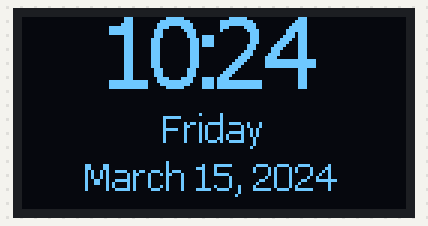
Recording of a sketch running on a simulated Seeed XIAO (SAMD21). Shown: 128×64 one-colour display. The local clock reads 2024-03-15 10:24:30 at power-on unless the sketch sets it.

Above: at 4.2 s.
At 63.2 s:
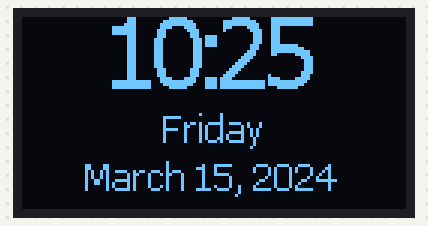
At 122.3 s:
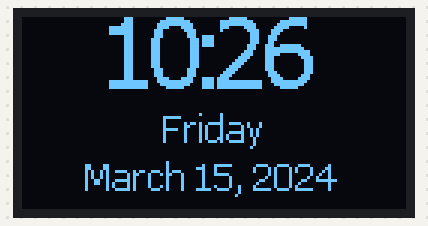

Measured:
- what the display in image 0 shows lasts 59.1 s, from 4.1 s to 63.2 s

The sketch:

i2c_clock.ino
```cpp
// (licence header left out)
// SPDX-License-Identifier: 0BSD
```

main.cpp
```cpp
/* i2c_clock

  Digital clock using
    1. Seeeduino XIAO
    2. 0.96" OLED display
    3. DS3231 real time clock (RTC)

  Communication between the microcontroller and the other two devices
  is via the I²C bus.

  Two extra libraries are used for each device.
    1. SSD1306Ascii library by Bill Greiman (greiman) @https://github.com/greiman/SSD1306Ascii
    2. RTC by Michael C. Miller (Makuna) @https://github.com/Makuna/Rtc

  The directory ./src contains cut-down versions of these libraries which will make it
  possible to compile and run the program without installing the libraries. Please use
  the full libraries in other projects.
*/

#include <Arduino.h>
#include <Wire.h>

// private libraries
#include "src/RTC/src/RtcDS3231.h"
#include "src/SSD1306Ascii/src/SSD1306Ascii.h"
#include "src/SSD1306Ascii/src/SSD1306AsciiWire.h"

// -- OLED params --

// set to true if the I2C pins are above the display area
// set to false if the I2C pins are below the display area
#define PINS_AT_TOP false

// 0X3C+SA0 - 0x3C or 0x3D
#define I2C_ADDRESS 0x3C

// Define proper RST_PIN if required.
#define RST_PIN -1


// -- Time params --

const char* dow[] = {
  "Sunday", "Monday", "Tuesday", "Wednesday", "Thursday", "Friday", "Saturday"
};

const char* month[] = {
  "", "January", "February", "March", "April", "May", "June", "July",
  "August", "September", "October", "November", "December"
};

#define TIME_STR "%02d:%02d", now.Hour(), now.Minute()
#define DATE_STR "%s %d, %d", month[now.Month()], now.Day(), now.Year()


RtcDS3231<TwoWire> rtc(Wire);

SSD1306AsciiWire oled;

void setup() {
  delay(4000);
  // nothing written to serial monitor, start right away!

  Wire.begin();
  Wire.setClock(400000L);

  RtcDateTime compiled = RtcDateTime(__DATE__, __TIME__);

  if (!rtc.GetIsRunning()) rtc.SetIsRunning(true);

  if (rtc.GetDateTime() < compiled) rtc.SetDateTime(compiled);

  // never assume the rtc was last configured by you, so
  // just clear them to your needed state
  rtc.Enable32kHzPin(false);
  rtc.SetSquareWavePin(DS3231SquareWavePin_ModeNone);

#if RST_PIN >= 0
  oled.begin(&Adafruit128x64, I2C_ADDRESS, RST_PIN);
#else
  oled.begin(&Adafruit128x64, I2C_ADDRESS);
#endif

 #if (PINS_AT_TOP != true)
  oled.displayRemap(true);
#endif
}

// center the given string in the display
void center(char* str) {
  oled.setCol( (oled.displayWidth() - oled.strWidth(str))/2 );
  oled.print(str);
}

// redraw the screen once a minute, when its value changes
int prevminute = -1;

void loop () {
  // communicate with RTC over I²C
  RtcDateTime now = rtc.GetDateTime();

  // wait for a change in the minute
  while (now.Minute() == prevminute)  {
    delay(5);
    now = rtc.GetDateTime();
  }
  prevminute = now.Minute();

  // communicate with display over I²C
  oled.clear();
  oled.setFont(Verdana_digits_24);

  char strBuffer[28];

  // display time
  sprintf(strBuffer, TIME_STR);
  oled.setRow(0);
  center(strBuffer);

  oled.setFont(Verdana12);

  // display day of week
  strcpy(strBuffer, dow[now.DayOfWeek()]);
  oled.setRow(4);
  center(strBuffer);
  oled.println();

  // display date
  sprintf(strBuffer, DATE_STR);
  center(strBuffer);

  delay(59000); // wait almost a minute before repeating
}
```
